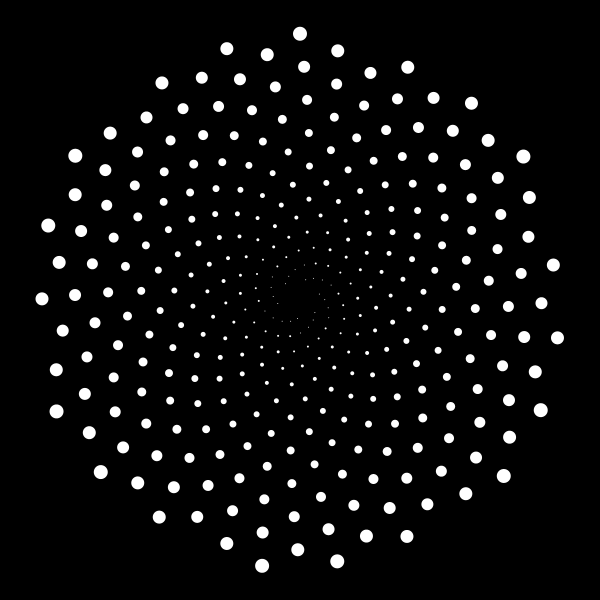
Frame 1 (no input)
Frame 60 (the mouse pressed at the canvas centre just before this capture): identical to frame 1, image omitted
Frame 120 (the mouse held since frame 60 and released just before this capture): identical to frame 1, image omitted

The Processing sketch that drew this single still picture (run headless with seeded random() and noise(); from frame 60 on, the mouse is pressed at the canvas centre):

// Processing sketch: spiral
// ── spiral.pde
void  setup() {
  size(600,600);

}

void  draw() {
  background(0);
  
  
  translate(width/2,height/2);
  
  for(int i =0;i<360;i+=1){

float x = i*sin(i);
    float y = i*cos(i);
  
    noStroke();
    fill(255);
  ellipse(x*.75,y*.75,i/25,i/25);  
  
  }
  
}
